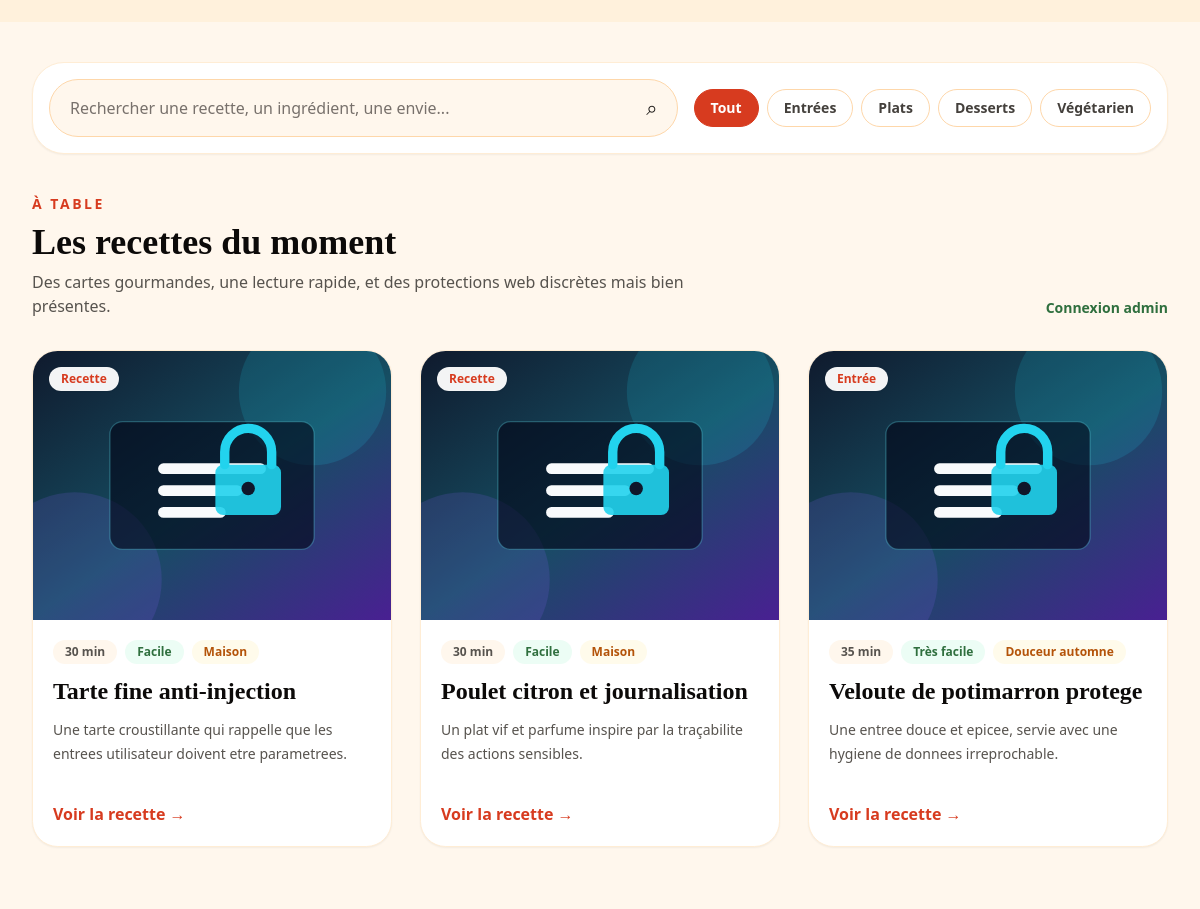
Before: / (middle part) with the older database file.
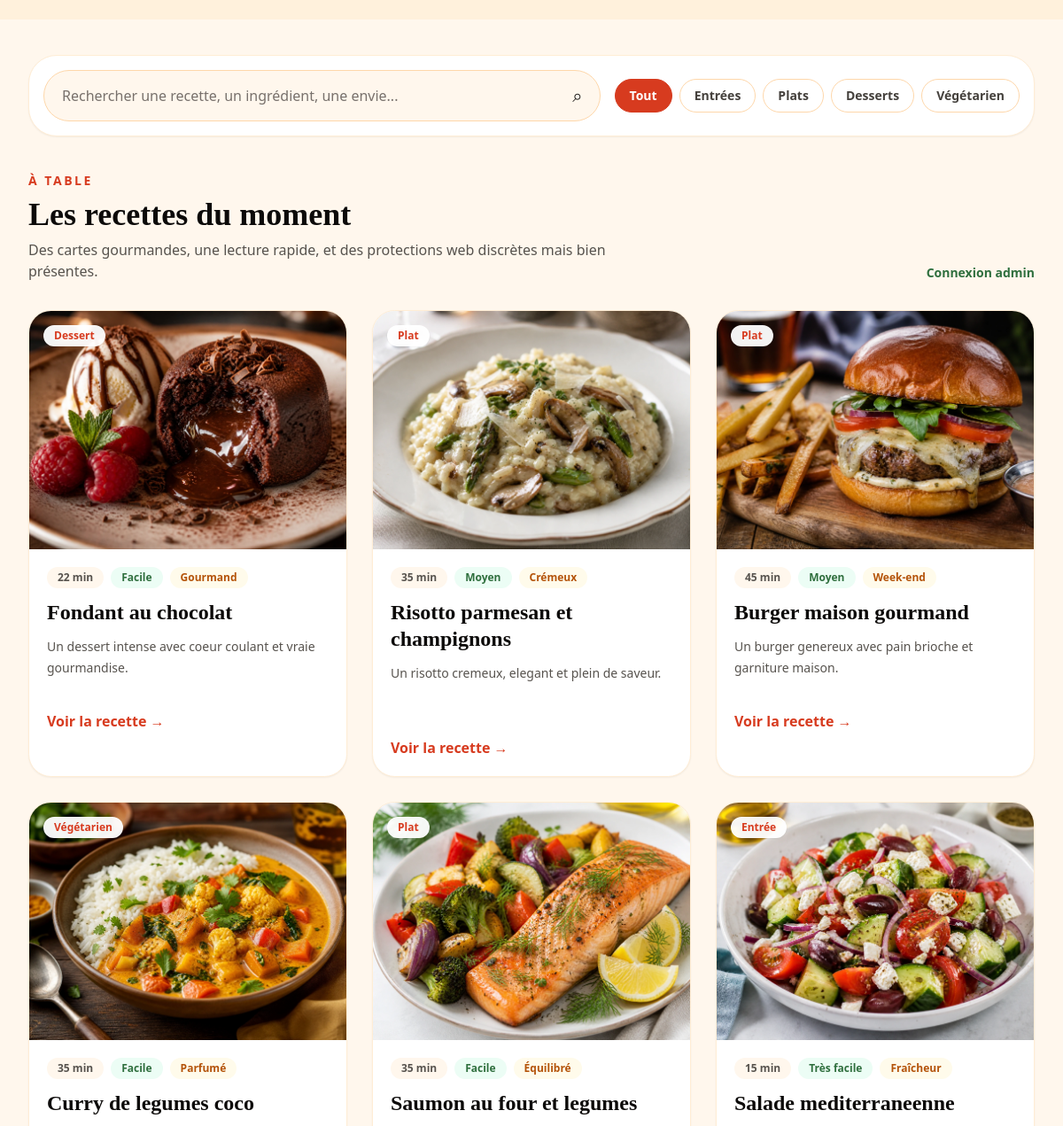
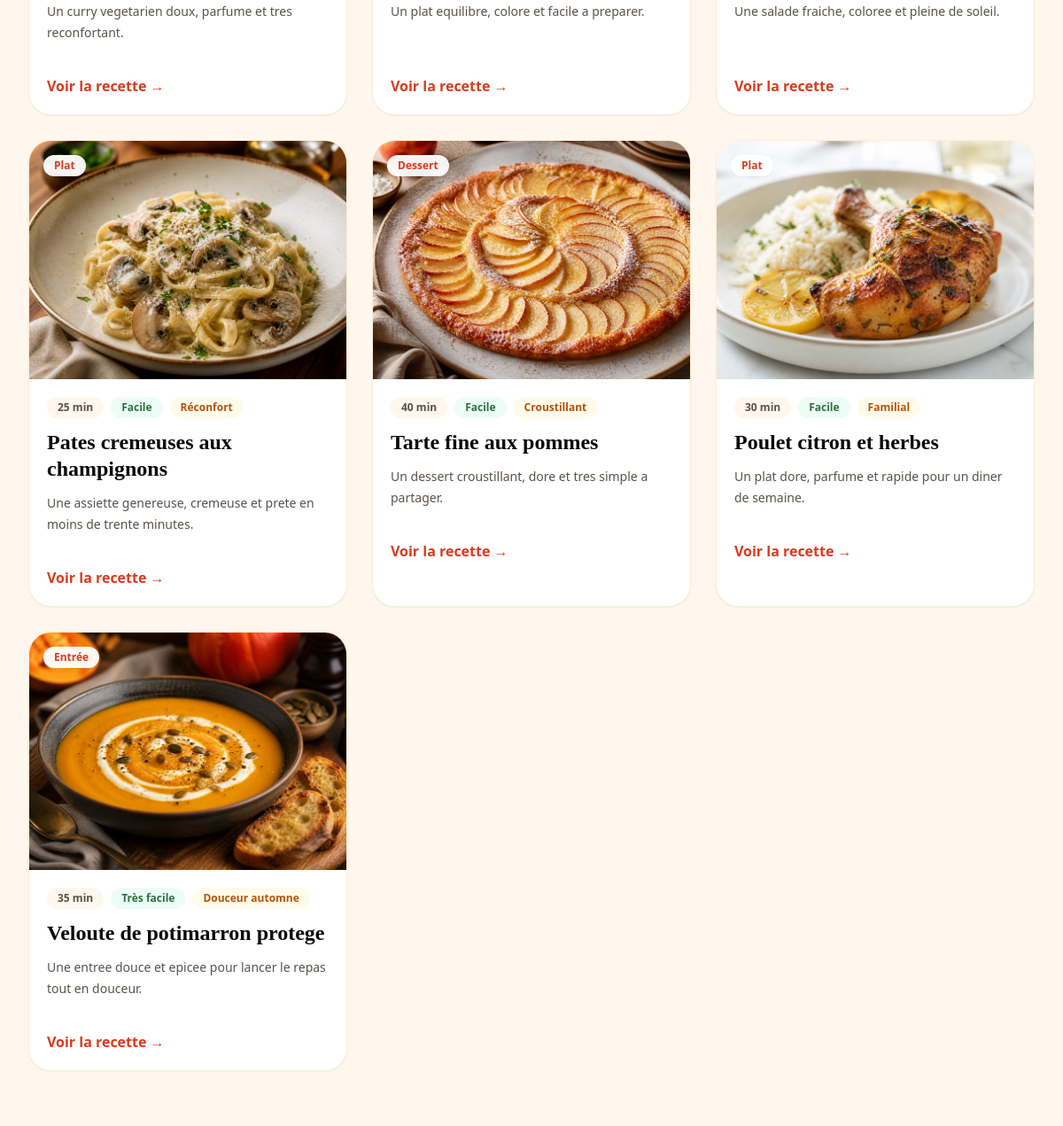
After: the same page with the newer database file (2 pictures, top to bottom).
### tables this page shows
CREATE TABLE IF NOT EXISTS recipes (
  id INT AUTO_INCREMENT PRIMARY KEY,
  title VARCHAR(150) NOT NULL,
  slug VARCHAR(180) NOT NULL UNIQUE,
  short_description VARCHAR(300) NOT NULL,
  description TEXT NOT NULL,
  ingredients TEXT NOT NULL,
  preparation_steps TEXT NOT NULL,
  image_path VARCHAR(255) NULL,
  created_at DATETIME NOT NULL DEFAULT CURRENT_TIMESTAMP,
  updated_at DATETIME NOT NULL DEFAULT CURRENT_TIMESTAMP ON UPDATE CURRENT_TIMESTAMP,
  INDEX idx_recipes_slug (slug)
);

### app/config/database.php (called while the page is built, shortened)
<?php
function db(): PDO
{
    $host = env_value('DB_HOST', '127.0.0.1');
    $port = env_value('DB_PORT', '3306');
    $name = env_value('DB_NAME', 'secure_recipes_greta92');
    $user = env_value('DB_USER', 'root');
    $password = env_value('DB_PASSWORD', '');
    $dsn = "mysql:host={$host};port={$port};dbname={$name};charset=utf8mb4";
    $pdo = new PDO($dsn, (string) $user, (string) $password, [
        PDO::ATTR_ERRMODE => PDO::ERRMODE_EXCEPTION,
        PDO::ATTR_DEFAULT_FETCH_MODE => PDO::FETCH_ASSOC,
        PDO::ATTR_EMULATE_PREPARES => false,
    ]);
    return $pdo;
}

### app/repositories/RecipeRepository.php (called while the page is built, shortened)
<?php
final class RecipeRepository
{
    public function all(): array
    {
        $stmt = $this->pdo->prepare('SELECT * FROM recipes ORDER BY created_at DESC, id DESC');
        $stmt->execute();
        return $stmt->fetchAll();
    }
}

### public/index.php (the view, shortened to what this page needs)
<?php
require_once BASE_PATH . '/app/config/database.php';
require_once BASE_PATH . '/app/repositories/RecipeRepository.php';
$recipes = [];
$dbError = null;
$recipeMeta = [
    'veloute-de-potimarron-protege' => ['category' => 'entrees', 'label' => 'Entrée', 'time' => '35 min', 'level' => 'Très facile', 'tag' => 'Douceur automne'],
    'poulet-citron-et-herbes' => ['category' => 'plats', 'label' => 'Plat', 'time' => '30 min', 'level' => 'Facile', 'tag' => 'Familial'],
    'tarte-fine-aux-pommes' => ['category' => 'desserts', 'label' => 'Dessert', 'time' => '40 min', 'level' => 'Facile', 'tag' => 'Croustillant'],
    'pates-cremeuses-aux-champignons' => ['category' => 'plats', 'label' => 'Plat', 'time' => '25 min', 'level' => 'Facile', 'tag' => 'Réconfort'],
    'salade-mediterraneenne' => ['category' => 'entrees', 'label' => 'Entrée', 'time' => '15 min', 'level' => 'Très facile', 'tag' => 'Fraîcheur'],
    'saumon-au-four-et-legumes' => ['category' => 'plats', 'label' => 'Plat', 'time' => '35 min', 'level' => 'Facile', 'tag' => 'Équilibré'],
    'curry-de-legumes-coco' => ['category' => 'vegetarien', 'label' => 'Végétarien', 'time' => '35 min', 'level' => 'Facile', 'tag' => 'Parfumé'],
    'burger-maison-gourmand' => ['category' => 'plats', 'label' => 'Plat', 'time' => '45 min', 'level' => 'Moyen', 'tag' => 'Week-end'],
    'risotto-parmesan-et-champignons' => ['category' => 'plats', 'label' => 'Plat', 'time' => '35 min', 'level' => 'Moyen', 'tag' => 'Crémeux'],
    'fondant-au-chocolat' => ['category' => 'desserts', 'label' => 'Dessert', 'time' => '22 min', 'level' => 'Facile', 'tag' => 'Gourmand'],
];
try {
    $recipes = (new RecipeRepository(db()))->all();
} catch (Throwable $exception) {
    $dbError = 'Base de données indisponible. Vérifiez la configuration MySQL et importez database.sql.';
}
public_header('Accueil');
?>
<section class="relative overflow-hidden bg-[#fff1dc]">
    <div class="mx-auto grid max-w-7xl gap-10 px-4 py-10 sm:px-6 lg:grid-cols-[.95fr_1.05fr] lg:items-center lg:px-8 lg:py-14">
    </div>
</section>
<section class="bg-cream py-10">
    <div class="mx-auto max-w-7xl px-4 sm:px-6 lg:px-8">
        <div class="grid gap-4 rounded-[2rem] border border-orange-100 bg-white p-4 shadow-sm lg:grid-cols-[1fr_auto] lg:items-center">
            <label class="relative block">
                <input class="w-full rounded-full border border-orange-200 bg-orange-50 px-5 py-4 pr-12 text-stone-900 outline-none transition placeholder:text-stone-500 focus:border-tomato focus:ring-4 focus:ring-orange-200" data-recipe-search type="search" placeholder="Rechercher une recette, un ingrédient, une envie...">
                <span class="absolute right-5 top-1/2 -translate-y-1/2 text-xl">⌕</span>
            </label>
            <div class="flex flex-wrap gap-2">
                <button class="rounded-full border border-tomato bg-tomato px-4 py-2 text-sm font-extrabold text-white transition" data-recipe-filter="all" type="button">Tout</button>
                <button class="rounded-full border border-orange-200 bg-white px-4 py-2 text-sm font-extrabold text-stone-700 transition" data-recipe-filter="entrees" type="button">Entrées</button>
                <button class="rounded-full border border-orange-200 bg-white px-4 py-2 text-sm font-extrabold text-stone-700 transition" data-recipe-filter="plats" type="button">Plats</button>
                <button class="rounded-full border border-orange-200 bg-white px-4 py-2 text-sm font-extrabold text-stone-700 transition" data-recipe-filter="desserts" type="button">Desserts</button>
                <button class="rounded-full border border-orange-200 bg-white px-4 py-2 text-sm font-extrabold text-stone-700 transition" data-recipe-filter="vegetarien" type="button">Végétarien</button>
            </div>
        </div>
    </div>
</section>
<section id="recettes" class="mx-auto max-w-7xl px-4 pb-16 sm:px-6 lg:px-8">
    <div class="mb-8 flex flex-col gap-3 sm:flex-row sm:items-end sm:justify-between">
        <div>
            <p class="text-sm font-extrabold uppercase tracking-[0.18em] text-tomato">À table</p>
            <h2 class="mt-2 font-serif text-4xl font-bold text-stone-950">Les recettes du moment</h2>
            <p class="mt-2 max-w-2xl text-stone-600">Des cartes gourmandes, une lecture rapide, et des protections web discrètes mais bien présentes.</p>
        </div>
        <a class="text-sm font-extrabold text-herb hover:text-tomato" href="/login.php">Connexion admin</a>
    </div>
    <?php if ($dbError): ?>
        <div class="rounded-3xl border border-amber-200 bg-amber-50 p-5 text-amber-900"><?= e($dbError) ?></div>
    <?php elseif (!$recipes): ?>
        <div class="rounded-3xl border border-orange-100 bg-white p-5 text-stone-600">Aucune recette publiée pour le moment.</div>
    <?php else: ?>
        <div class="grid gap-7 sm:grid-cols-2 lg:grid-cols-3">
            <?php foreach ($recipes as $recipe): ?>
                <?php $meta = $recipeMeta[$recipe['slug']] ?? ['category' => 'plats', 'label' => 'Recette', 'time' => '30 min', 'level' => 'Facile', 'tag' => 'Maison']; ?>
                <article class="group overflow-hidden rounded-[1.6rem] border border-orange-100 bg-white shadow-sm transition hover:-translate-y-1 hover:shadow-xl hover:shadow-orange-900/10" data-recipe-card data-category="<?= e($meta['category']) ?>" data-search="<?= e($recipe['title'] . ' ' . $recipe['short_description'] . ' ' . $meta['label'] . ' ' . $meta['tag']) ?>">
                    <a href="/recipe.php?slug=<?= e($recipe['slug']) ?>" class="block">
                        <div class="relative">
                            <img class="aspect-[4/3] w-full object-cover transition duration-500 group-hover:scale-105" src="<?= e(recipe_image_url($recipe['image_path'])) ?>" alt="">
                            <span class="absolute left-4 top-4 rounded-full bg-white/95 px-3 py-1 text-xs font-extrabold text-tomato shadow-sm"><?= e($meta['label']) ?></span>
                        </div>
                        <div class="p-5">
                            <div class="mb-3 flex flex-wrap gap-2 text-xs font-extrabold text-stone-600">
                                <span class="rounded-full bg-orange-50 px-3 py-1"><?= e($meta['time']) ?></span>
                                <span class="rounded-full bg-emerald-50 px-3 py-1 text-herb"><?= e($meta['level']) ?></span>
                                <span class="rounded-full bg-amber-50 px-3 py-1 text-amber-700"><?= e($meta['tag']) ?></span>
                            </div>
                            <h3 class="font-serif text-2xl font-bold leading-tight text-stone-950"><?= e($recipe['title']) ?></h3>
                            <p class="mt-3 min-h-16 text-sm leading-6 text-stone-600"><?= e($recipe['short_description']) ?></p>
                            <span class="mt-5 inline-flex font-extrabold text-tomato">Voir la recette →</span>
                        </div>
                    </a>
                </article>
            <?php endforeach; ?>
        </div>
    <?php endif; ?>
</section>
<?php public_footer(); ?>

### app/helpers/functions.php (shortened to what this page needs)
<?php
function e(mixed $value): string
{
    return htmlspecialchars((string) $value, ENT_QUOTES, 'UTF-8');
}
function asset(string $path): string
{
    return '/' . ltrim($path, '/');
}
function recipe_image_url(?string $imagePath): string
{
    if ($imagePath === null || $imagePath === '') {
        return asset('assets/img/recipe-placeholder.svg');
    }
    return asset($imagePath);
}
function public_header(string $title): void
{
    $pageTitle = e($title . ' - Mijoté & Protégé');
    echo <<<HTML
<!doctype html>
<html lang="fr">
<head>
    <meta charset="utf-8">
    <meta name="viewport" content="width=device-width, initial-scale=1">
    <title>{$pageTitle}</title>
    <link rel="stylesheet" href="/assets/css/output.css">
    <script src="/assets/js/presentation.js" defer></script>
    <script src="/assets/js/recipes.js" defer></script>
</head>
<body class="min-h-screen bg-cream text-stone-900 antialiased">
<header class="sticky top-0 z-40 border-b border-orange-100 bg-cream/95 shadow-sm backdrop-blur">
    <nav class="mx-auto flex max-w-7xl items-center justify-between px-4 py-3 sm:px-6 lg:px-8">
        <a href="/" class="flex items-center gap-3 text-stone-950">
            <img class="h-12 w-12 rounded-2xl" src="/assets/img/logo-mijote-protege.svg" alt="">
            <span class="leading-tight">
                <span class="block font-serif text-xl font-bold">Mijoté & Protégé</span>
                <span class="block text-xs font-extrabold uppercase tracking-[0.18em] text-herb">Recettes sécurisées</span>
            </span>
        </a>
        <div class="flex items-center gap-5 text-sm">
HTML;
    echo <<<HTML
        </div>
    </nav>
</header>
<main>
HTML;
}
function public_footer(): void
{
    echo <<<HTML
</main>
<footer class="border-t border-orange-100 bg-[#fff1dc]">
    <div class="mx-auto flex max-w-7xl flex-col gap-3 px-4 py-8 text-sm text-stone-600 sm:flex-row sm:items-center sm:justify-between sm:px-6 lg:px-8">
        <p><strong class="text-stone-900">Mijoté & Protégé</strong> - Projet final GRETA 92 cybersécurité.</p>
        <p>Recettes familiales · PDO · XSS · CSRF · Upload sécurisé</p>
    </div>
</footer>
</body>
</html>
HTML;
}

Changed rows visible on the page:
added recipes: image_path (picture), slug "Dessert", slug "22 min", slug "Facile", slug "Gourmand", title "Fondant au chocolat", short_description "Un dessert intense avec coeur coulant et vraie gourmandise."
added recipes: image_path (picture), slug "Plat", slug "35 min", slug "Moyen", slug "Crémeux", title "Risotto parmesan et champignons", short_description "Un risotto cremeux, elegant et plein de saveur."
added recipes: image_path (picture), slug "Plat", slug "45 min", slug "Moyen", slug "Week-end", title "Burger maison gourmand", short_description "Un burger genereux avec pain brioche et garniture maison."
added recipes: image_path (picture), slug "Végétarien", slug "35 min", slug "Facile", slug "Parfumé", title "Curry de legumes coco", short_description "Un curry vegetarien doux, parfume et tres reconfortant."
added recipes: image_path (picture), slug "Plat", slug "35 min", slug "Facile", slug "Équilibré", title "Saumon au four et legumes", short_description "Un plat equilibre, colore et facile a preparer."
added recipes: image_path (picture), slug "Entrée", slug "15 min", slug "Très facile", slug "Fraîcheur", title "Salade mediterraneenne", short_description "Une salade fraiche, coloree et pleine de soleil."
added recipes: image_path (picture), slug "Plat", slug "25 min", slug "Facile", slug "Réconfort", title "Pates cremeuses aux champignons", short_description "Une assiette genereuse, cremeuse et prete en moins de trente minutes."
changed recipes: image_path: picture added in place of a placeholder; slug "Recette" → "Dessert"; slug "30 min" → "40 min"; slug "Maison" → "Croustillant"; title "Tarte fine anti-injection" → "Tarte fine aux pommes"; short_description "Une tarte croustillante qui rappelle que les entrees utilisateur doivent etre parametrees." → "Un dessert croustillant, dore et tres simple a partager."
changed recipes "30 min": image_path: picture added in place of a placeholder; slug "Recette" → "Plat"; slug "Maison" → "Familial"; title "Poulet citron et journalisation" → "Poulet citron et herbes"; short_description "Un plat vif et parfume inspire par la traçabilite des actions sensibles." → "Un plat dore, parfume et rapide pour un diner de semaine."
changed recipes "Veloute de potimarron protege": image_path: picture added in place of a placeholder; short_description "Une entree douce et epicee, servie avec une hygiene de donnees irreprochable." → "Une entree douce et epicee pour lancer le repas tout en douceur."
